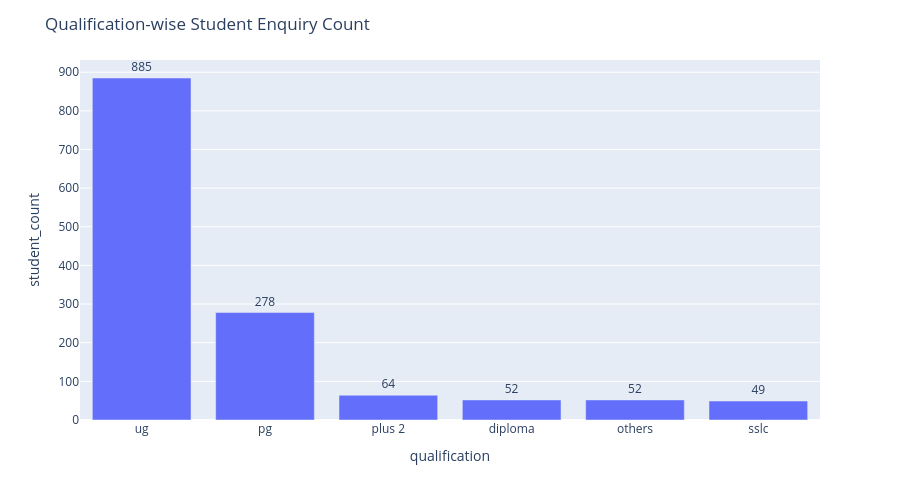

The code cell stored with this chart in its notebook:
### Code cell
import plotly.express as px

fig = px.bar(
    qualification_count,
    x="qualification",
    y="student_count",
    text="student_count",
)

fig.update_layout(
    title="Qualification-wise Student Enquiry Count",
    height=500
)

fig.update_traces(textposition="outside")

fig.show()

### Figure 1 — Plotly figure (JSON) as saved in the notebook; plotly's stock layout.template omitted (floating-point values rounded to 4 significant figures)
{"data": [{"alignmentgroup": "True", "hovertemplate": "qualification=%{x}<br>student_count=%{text}<extra></extra>", "legendgroup": "", "marker": {"color": "#636efa", "pattern": {"shape": ""}}, "name": "", "offsetgroup": "", "orientation": "v", "showlegend": false, "text": [885, 278, 64, 52, 52, 49], "textposition": "outside", "type": "bar", "x": ["ug", "pg", "plus 2", "diploma", "others", "sslc"], "xaxis": "x", "y": [885, 278, 64, 52, 52, 49], "yaxis": "y"}], "layout": {"barmode": "relative", "height": 500, "legend": {"tracegroupgap": 0}, "margin": {"t": 60}, "title": {"text": "Qualification-wise Student Enquiry Count"}, "xaxis": {"anchor": "y", "domain": [0, 1], "title": {"text": "qualification"}}, "yaxis": {"anchor": "x", "domain": [0, 1], "title": {"text": "student_count"}}}}
